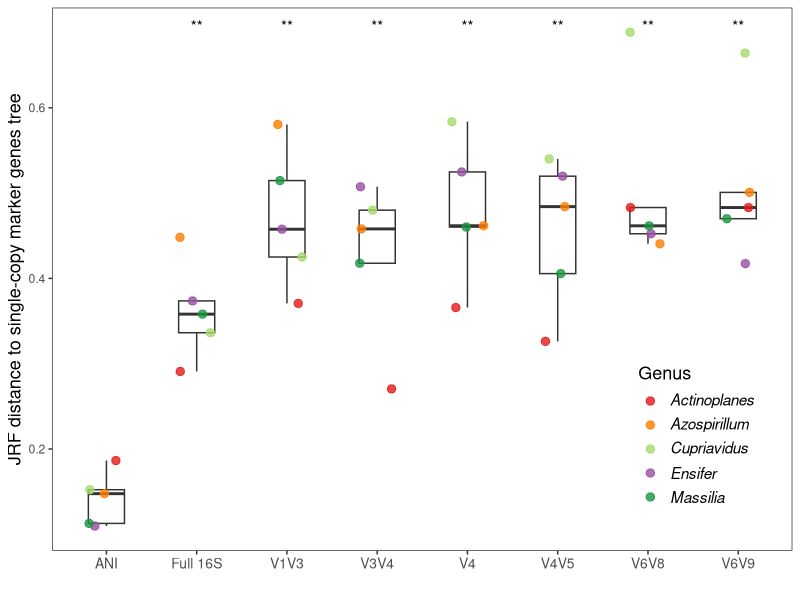

The R script that drew this image:
library(ggplot2)
library(ggpubr)
theme_set(theme_bw())

df_boxplot <- read.csv("Coregenome_distance.csv")

#Boxplot
df_box_plot <- df_boxplot %>% 
  ggplot(aes(x = Region, y = Distance)) +
  geom_boxplot(width = 0.4, outlier.shape = NA) +
  geom_jitter(aes(colour = Genus), width = 0.2, height = 0, alpha = 0.8, size = 2.5) +
  scale_color_manual(
     values = c("Actinoplanes" = "#e41a1c","Azospirillum" = "#ff7f00", "Cupriavidus" = "#a6d96a", "Ensifer" = "#984ea3", "Massilia" = "#1a9641"),
     labels = c(expression(italic("Actinoplanes")), expression(italic("Azospirillum")), expression(italic("Cupriavidus")), expression(italic("Ensifer")),
               expression(italic("Massilia")))) +
  ylab("JRF distance to single-copy marker genes tree")+
  xlab("")+
  theme(panel.grid.major = element_blank(), 
        panel.grid.minor = element_blank(),
        axis.title.y = element_text(size = 13),
        axis.text.x = element_text(size = 10),
        legend.text=element_text(size = 11, hjust = 0),
        legend.title = element_text(size = 13),
        legend.position = c(0.87, 0.21)) +
  stat_compare_means(label = "p.signif", ref.group = "ANI")
ggsave("Boxplot_1b.png", df_box_plot, width = 6.8, height = 5)
